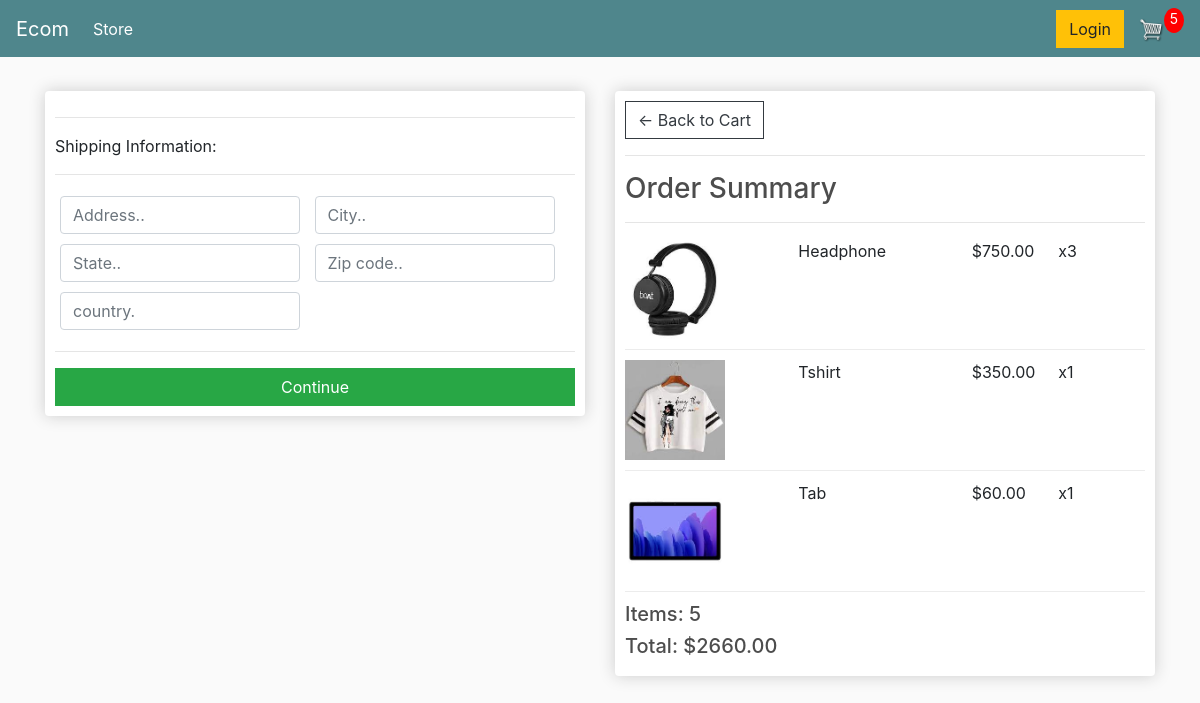
/checkout/ (signed in), run on an earlier commit of the app's database.
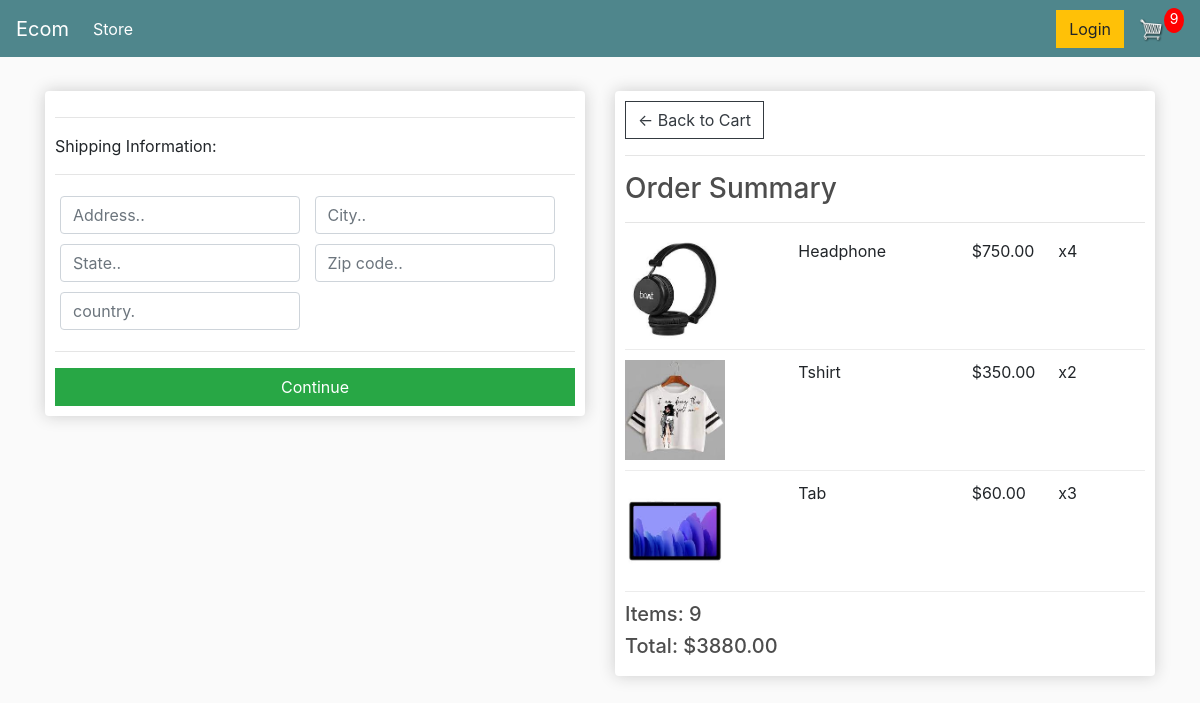
And on a later commit of the database.
### app/models.py (models this page shows, shortened)
class OrderItem(models.Model):
	product = models.ForeignKey(Product, on_delete=models.SET_NULL, null=True)
	order = models.ForeignKey(Order, on_delete=models.SET_NULL, null=True)
	quantity = models.IntegerField(default=0, null=True, blank=True)
	date_added = models.DateTimeField(auto_now_add=True)
	@property
	def get_total(self):
		total = self.product.price * self.quantity
		return total

class Order(models.Model):
	customer = models.ForeignKey(Customer, on_delete=models.SET_NULL, null=True, blank=True)
	date_ordered = models.DateTimeField(auto_now_add=True)
	complete = models.BooleanField(default=False, null=True, blank=False)
	transaction_id = models.CharField(max_length=100, null=True)
	@property
	def shipping(self):
		shipping = False
		orderitems = self.orderitem_set.all()
		for i in orderitems:
			if i.product.digital == False:
				 shipping = True
		return shipping
	@property
	def get_cart_total(self):
		orderitems = self.orderitem_set.all()
		total = sum([item.get_total for item in orderitems])
		return total
	@property
	def get_cart_items(self):
		orderitems = self.orderitem_set.all()
		total = sum([item.quantity for item in orderitems])
		return total

class Product(models.Model):
	name = models.CharField(max_length=200)
	price = models.DecimalField(max_digits=5,decimal_places=2)
	digital = models.BooleanField(default=False,null=True, blank=True)
	image = models.ImageField(null=True, blank=True)
	@property
	def imageURL(self):
		try:
			url = self.image.url
		except:
			url = ''
		return url

### app/views.py (the view)
# urls.py: path('checkout/', views.checkout, name="checkout"),
def checkout(request):
    data = cartData(request)
    cartItems = data['cartItems']
    order = data['order']
    items = data['items']
    context = {'items': items, 'order': order, 'cartItems': cartItems, }
    return render(request, 'app/checkout.html', context)

### app/utils.py (called while the page is built)
def cartData(request):
    if request.user.is_authenticated:
        customer = request.user.customer
        order, created = Order.objects.get_or_create(customer=customer, complete=False)
        items = order.orderitem_set.all()
        cartItems = order.get_cart_items
    else:
        cookieData = cookieCart(request)
        cartItems = cookieData['cartItems']
        order = cookieData['order']
        items = cookieData['items']
    return{'cartItems':cartItems,'order':order,'items':items}

### app/Templates/app/checkout.html (shortened to what this page needs)
{% extends 'app/main.html' %}
{% load static %}
{% block content %}
     <div class="row">
		<div class="col-lg-6">
			<div class="box-element" id="form-wrapper">
				<form id="form">
					<div id="shipping-info">
						<hr>
						<p>Shipping Information:</p>
						<hr>
						<div class="form-field">
							<input class="form-control" type="text" name="address" placeholder="Address..">
						</div>
						<div class="form-field">
							<input class="form-control" type="text" name="city" placeholder="City..">
						</div>
						<div class="form-field">
							<input class="form-control" type="text" name="state" placeholder="State..">
						</div>
						<div class="form-field">
							<input class="form-control" type="text" name="zipcode" placeholder="Zip code..">
						</div>
						<div class="form-field">
							<input class="form-control" type="text" name="country" placeholder="country.">
						</div>
					</div>
					<hr>
					<input id="form-button" class="btn btn-success btn-block" type="submit" value="Continue">
				</form>
			</div>
			<br>
		</div>
		<div class="col-lg-6">
			<div class="box-element">
				<a  class="btn btn-outline-dark" href="{% url 'cart' %}">&#x2190; Back to Cart</a>
				<hr>
				<h3>Order Summary</h3>
				<hr>
				{% for item in items %}
				<div class="cart-row">
					<div style="flex:2"><img class="row-image" src="{{item.product.imageURL}}"></div>
					<div style="flex:2"><p>{{item.product.name}}</p></div>
					<div style="flex:1"><p>${{item.product.price|floatformat:2}}</p></div>
					<div style="flex:1"><p>x{{item.quantity}}</p></div>
				</div>
				{% endfor %}
				<h5>Items:   {{order.get_cart_items}}</h5>
				<h5>Total:   ${{order.get_cart_total|floatformat:2}}</h5>
			</div>
		</div>
	</div>
{% endblock content %}

What changed in the data, as far as the page shows it:
changed OrderItem "Headphone": quantity "3" → "4"
changed OrderItem "Tshirt": quantity "1" → "2"
changed OrderItem "Tab": quantity "1" → "3"
changed through a linked row, Order: get_cart_items "5" → "9"; get_cart_total "2660.00" → "3880.00"
Also different on the page:
{{ cartItems }}: "5" → "9"
